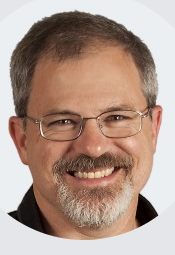
%> input picture 255x175 coloured face.png, 175 x 255 px
$ octave histogram_equalizing.m   (GNU Octave 9; MATLAB toolbox functions it lacks are replaced by stand-ins)
%> lines starting %> are read from the running program, lines starting %| are printed output that depends on the picture
image=imread('255x175 coloured face.png');
%> image is the input picture: size 255x175x3 uint8; mean R, G, B 176.8, 152.7, 140.5
image=rgb2gray(image);
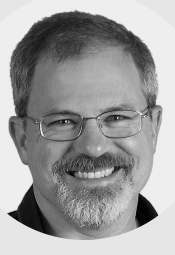
%> image: size 255x175 uint8; min 1, max 247, mean 158.5
% image=[10 5 5 250
%     150 200 5 200;
%     10 250 250 5;
%     10 200 200 200];
image=uint8(image);
equalized=histeq(image,256);
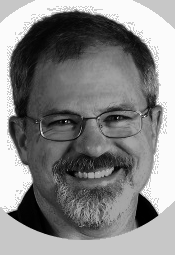
%> equalized: size 255x175 uint8; min 0, max 255, mean 133.4
bin=30;
% figure,imshow(image),figure,imshow(image1)
subplot(2,3,1),imhist(image,bin),title('original');
subplot(2,3,2),imshow(image),title('original image');
subplot(2,3,4),imhist(equalized,bin),title('equalized');
subplot(2,3,5),imshow(equalized),title('equalized image');
hnorm=imhist(equalized)./numel(equalized);
%> hnorm = 256 values, max 0.178 at index 252, min 0 at index 24, mean 0.00391
cdf=cumsum(hnorm);
%> cdf = 256 values from 0.0052 to 1
x=linspace(0,1,256);
subplot(2,3,6),plot(cdf,x);
axis([0 1 0 1]);
set(gca,'xtick',0:.2:1);
set(gca,'ytick',0:.2:1);
xlabel('intensity input values','fontsize',11);
ylabel('intensity output values','fontsize',11);
title('intensity values');
hnorm1=imhist(image)./numel(image);
%> hnorm1 = 256 values, max 0.178 at index 239, min 0 at index 1, mean 0.00391
cdf=cumsum(hnorm1);
%> cdf = 256 values from 0 to 1
x=linspace(0,1,256);
subplot(2,3,3),plot(cdf,x);
axis([0 1 0 1]);
set(gca,'xtick',0:.2:1);
set(gca,'ytick',0:.2:1);
xlabel('intensity input values','fontsize',11);
ylabel('intensity output values','fontsize',11);
title('intensity values');
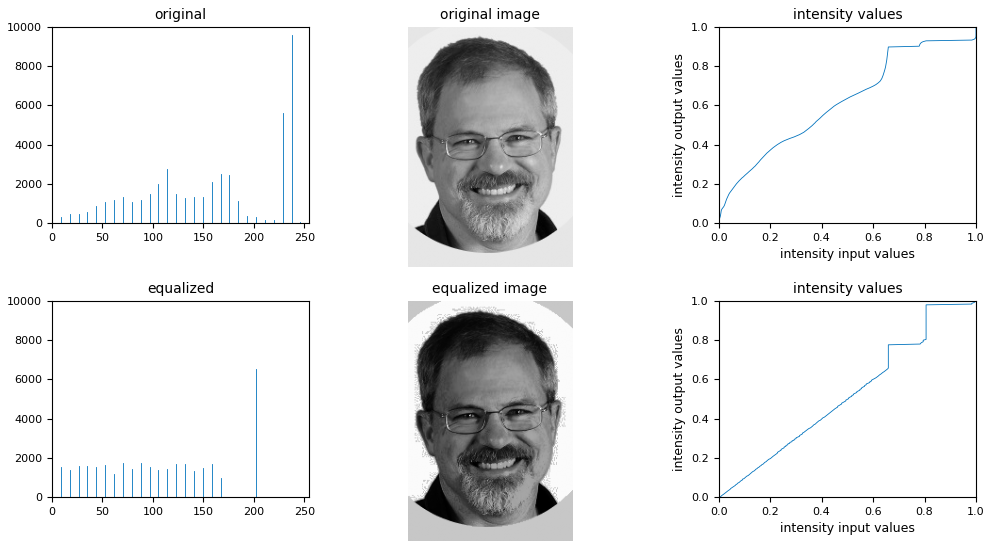
%> figure redrawn from the program's plot data, 6 panels

$ run again, with 225x310 wowed baby.png copied over 255x175 coloured face.png
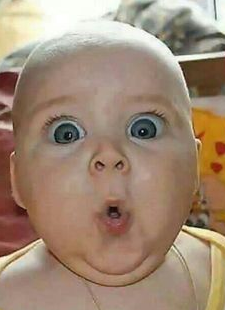
%> input picture 225x310 wowed baby.png, 225 x 310 px
%> image is the input picture: size 310x225x3 uint8; mean R, G, B 160.1, 137, 116.6
%> `image=rgb2gray(image);`:
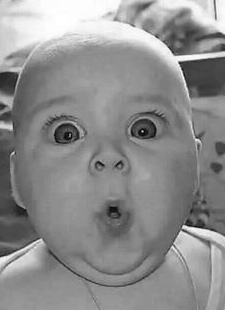
%> image: size 310x225 uint8; min 0, max 255, mean 141.6
%> `equalized=histeq(image,256);`:
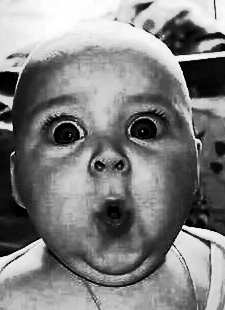
%> equalized: size 310x225 uint8; min 0, max 255, mean 128.4
%> hnorm = 256 values, max 0.0293 at index 160, min 0 at index 37, mean 0.00391
%> `cdf=cumsum(hnorm);`: cdf = 256 values from 0.00558 to 1
%> hnorm1 = 256 values, max 0.0293 at index 145, min 0 at index 2, mean 0.00391
%> `cdf=cumsum(hnorm1);`: cdf = 256 values from 1.43e-05 to 1

$ run again, with 280x335 laughing baby.png copied over 255x175 coloured face.png
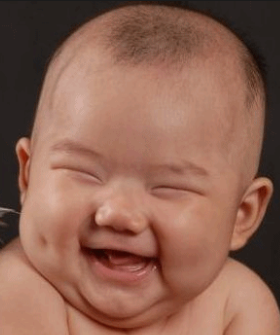
%> input picture 280x335 laughing baby.png, 280 x 335 px
%> image is the input picture: size 335x280x3 uint8; mean R, G, B 142.8, 99.6, 83
%> `image=rgb2gray(image);`:
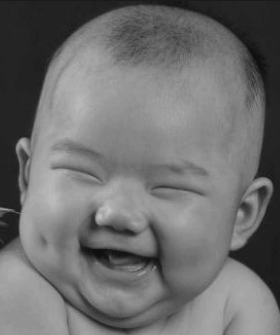
%> image: size 335x280 uint8; min 14, max 195, mean 110.6
%> `equalized=histeq(image,256);`:
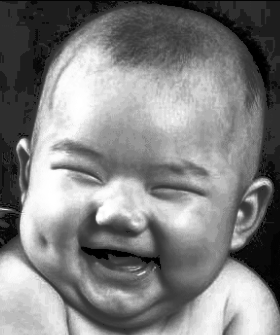
%> equalized: size 335x280 uint8; min 0, max 255, mean 128.9
%> hnorm = 256 values, max 0.0584 at index 30, min 0 at index 3, mean 0.00391
%> `cdf=cumsum(hnorm);`: cdf = 256 values from 0.00554 to 1
%> hnorm1 = 256 values, max 0.0584 at index 35, min 0 at index 1, mean 0.00391
%> `cdf=cumsum(hnorm1);`: cdf = 256 values from 0 to 1
